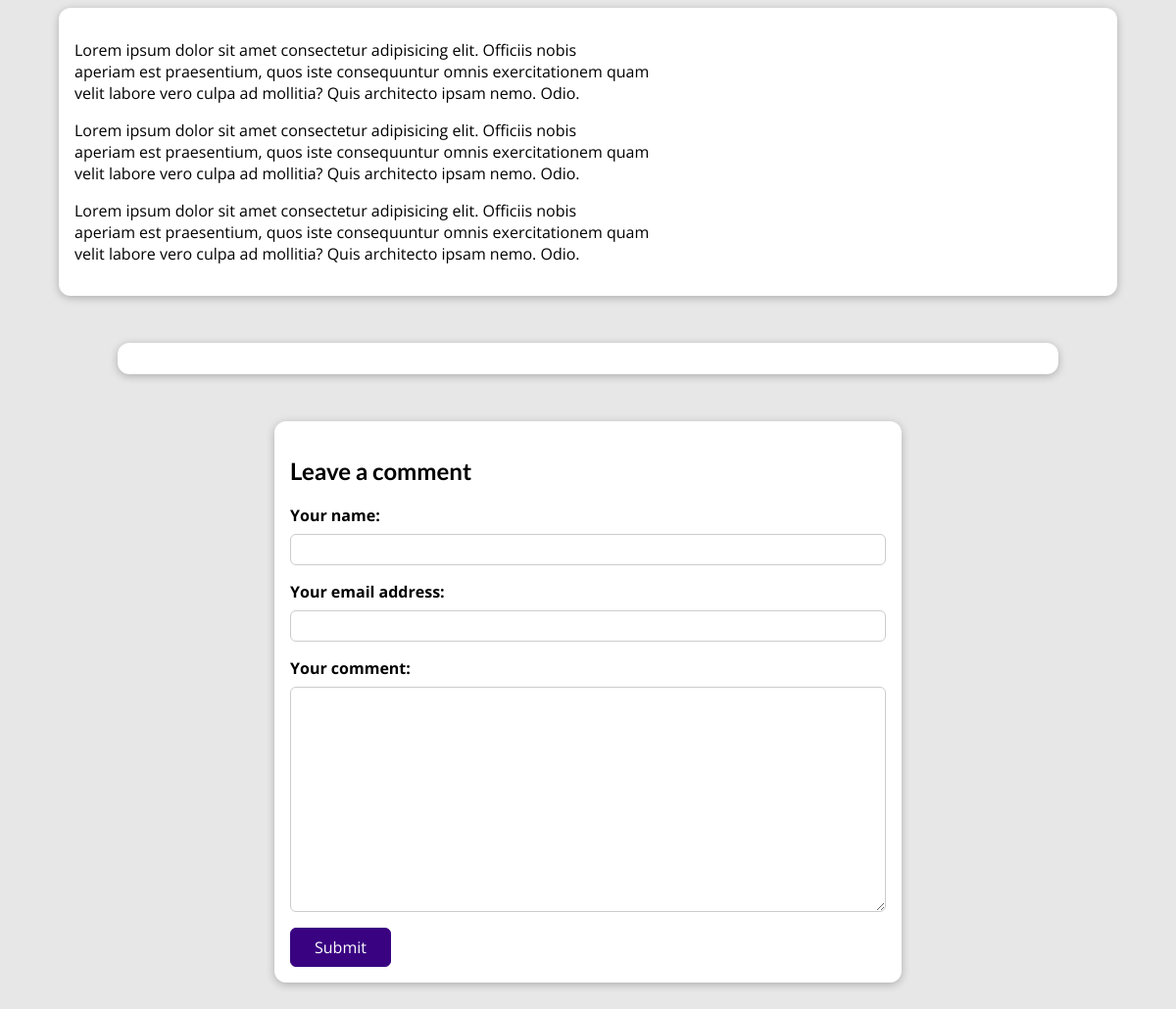
The app's page /posts/hike-in-the-mountains (lower part), older data.
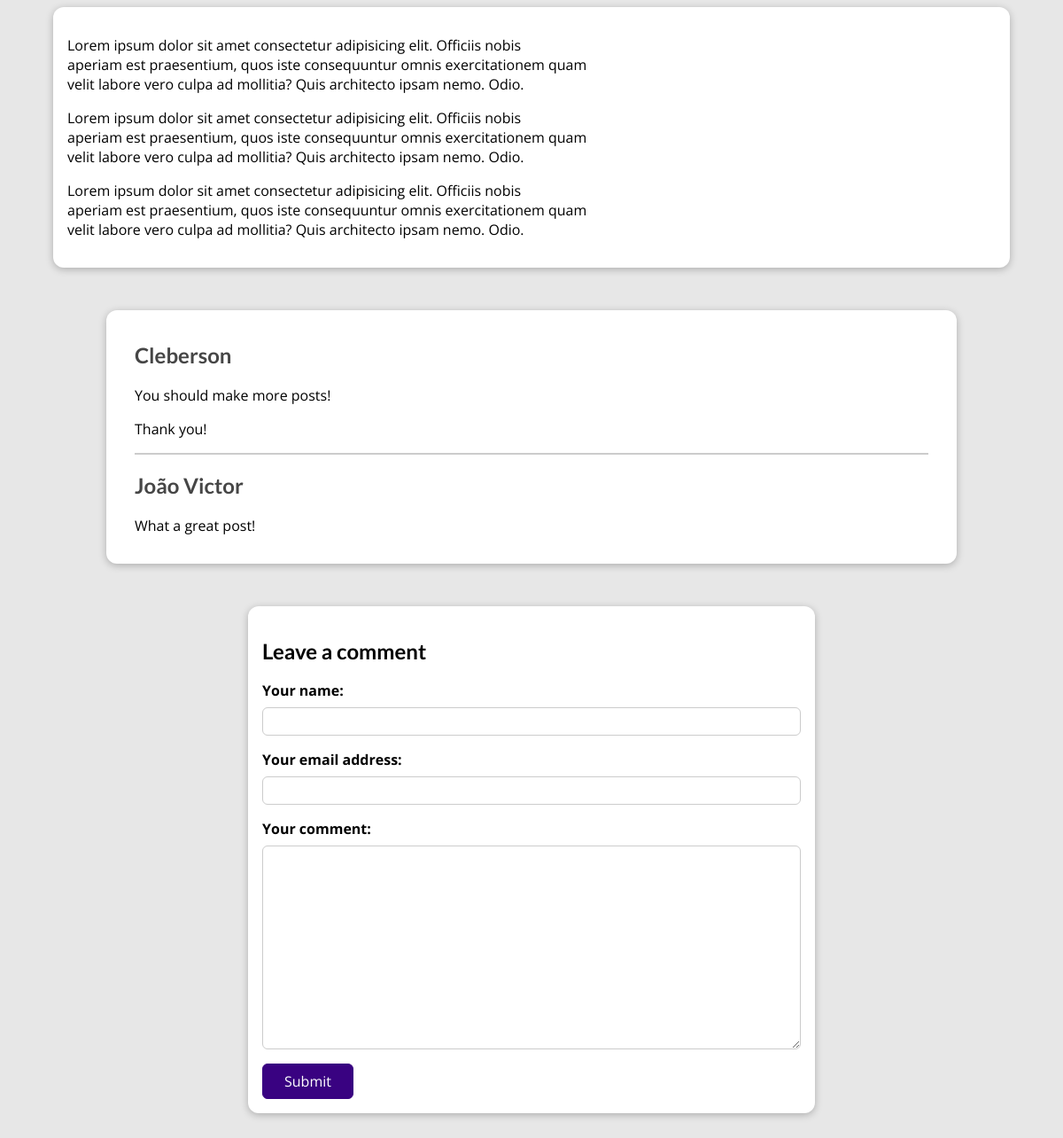
The same page, newer data.
### blog/models.py (models this page shows)
class Comment(models.Model):
    username = models.CharField(max_length=120)
    user_email = models.EmailField()
    comment_text = models.TextField(max_length=400)
    post = models.ForeignKey(Post, on_delete=models.CASCADE, related_name='comments')

### blog/views.py (the view, shortened to what this page needs)
# urls.py: path('posts/<slug:slug>', views.DetailedPostView.as_view(), name='post'),
class DetailedPostView(View):
    def is_saved_for_later(self, request, post_id):
        saved_for_later = request.session.get('marked_posts')
        if saved_for_later is not None:
            saved_for_later = post_id in saved_for_later
        else:
            saved_for_later = False
        return saved_for_later
    def get(self, request, slug):
        post = Post.objects.get(slug=slug)
        context = {
            'post': post,
            'tags': post.tag.all(),
            'comment_form': CommentForm(),
            'comments': post.comments.all().order_by('-id'),
            'saved_for_later': self.is_saved_for_later(request, post.id),
        }
        return render(request, 'blog/detailed-post.html', context)

### blog/forms.py
class CommentForm(forms.ModelForm):
    class Meta:
        model = Comment
        exclude = ['post']
        labels = {
            'username': ' Your name',
            'user_email': 'Your email address',
            'comment_text': 'Your comment'
        }

### blog/models.py (called while the page is built)
    def __str__(self):
        return f"{self.caption}"

    def full_name(self):
        return f"{self.first_name} {self.last_name}"

    def __str__(self):
        return self.full_name()

### blog/templates/blog/detailed-post.html (shortened to what this page needs)
{% extends 'base.html' %}
{% load static %}
{% block css_file %}
<link rel="stylesheet" href="{% static 'blog/post-detail.css' %}">
{% endblock %}
{% block content %}
<main>
  {{ post.content|linebreaks }}
</main>
<section id="comments">
  <ul>
    {% for comment in comments %}
      <li>
          <h2>{{ comment.username }}</h2>
          <p> {{ comment.comment_text|linebreaks }}</p>
      </li>
    {% endfor %}
  </ul>
</section>
<section id="comment-form">
  <h2>Leave a comment</h2>
  <form action="{% url 'post' post.slug %}" method="POST">
    {% for form_field in comment_form %}
    <div class="form-control {% if form_field.errors %}invalid{% endif %}">
        {{ form_field.label_tag }}
        {{ form_field }}
    </div>
    {% endfor %}
    <button type="submit">Submit</button>
  </form>
</section>
{% endblock %}

Row changes from the older to the newer data that the page shows:
added Comment: username "Cleberson", comment_text "You should make more posts! Thank you!"
added Comment: username "João Victor", comment_text "What a great post!"
